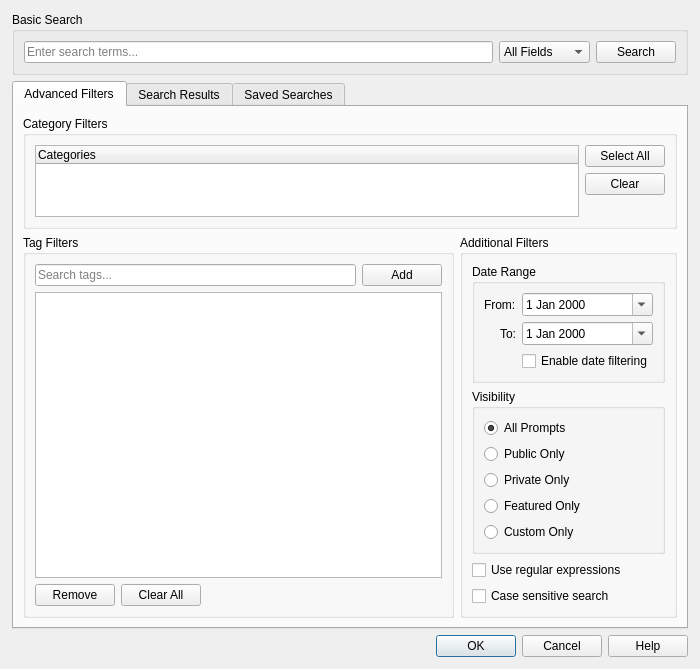
<?xml version="1.0" encoding="UTF-8"?>
<ui version="4.0">
 <class>SearchDialog</class>
 <widget class="QDialog" name="SearchDialog">
  <property name="geometry">
   <rect>
    <x>0</x>
    <y>0</y>
    <width>700</width>
    <height>500</height>
   </rect>
  </property>
  <property name="windowTitle">
   <string>Advanced Search</string>
  </property>
  <property name="focusPolicy">
   <enum>Qt::StrongFocus</enum>
  </property>
  <layout class="QVBoxLayout" name="verticalLayout">
   <property name="spacing">
    <number>6</number>
   </property>
   <property name="leftMargin">
    <number>12</number>
   </property>
   <property name="topMargin">
    <number>12</number>
   </property>
   <property name="rightMargin">
    <number>12</number>
   </property>
   <property name="bottomMargin">
    <number>12</number>
   </property>
   <item>
    <widget class="QGroupBox" name="basicSearchGroupBox">
     <property name="title">
      <string>Basic Search</string>
     </property>
     <layout class="QVBoxLayout" name="verticalLayout_2">
      <item>
       <layout class="QHBoxLayout" name="searchBarLayout">
        <item>
         <widget class="QLineEdit" name="searchLineEdit">
          <property name="placeholderText">
           <string>Enter search terms...</string>
          </property>
          <property name="clearButtonEnabled">
           <bool>true</bool>
          </property>
         </widget>
        </item>
        <item>
         <widget class="QComboBox" name="searchFieldComboBox">
          <item>
           <property name="text">
            <string>All Fields</string>
           </property>
          </item>
          <item>
           <property name="text">
            <string>Title</string>
           </property>
          </item>
          <item>
           <property name="text">
            <string>Content</string>
           </property>
          </item>
          <item>
           <property name="text">
            <string>Description</string>
           </property>
          </item>
          <item>
           <property name="text">
            <string>Tags</string>
           </property>
          </item>
         </widget>
        </item>
        <item>
         <widget class="QPushButton" name="searchButton">
          <property name="text">
           <string>Search</string>
          </property>
          <property name="icon">
           <iconset>
            <normaloff>:/icons/search.png</normaloff>:/icons/search.png</iconset>
          </property>
          <property name="shortcut">
           <string>Ctrl+F</string>
          </property>
         </widget>
        </item>
       </layout>
      </item>
     </layout>
    </widget>
   </item>
   <item>
    <widget class="QTabWidget" name="searchTabWidget">
     <property name="currentIndex">
      <number>0</number>
     </property>
     <widget class="QWidget" name="filtersTab">
      <attribute name="title">
       <string>Advanced Filters</string>
      </attribute>
      <layout class="QVBoxLayout" name="verticalLayout_3">
       <item>
        <widget class="QGroupBox" name="categoryFilterGroupBox">
         <property name="title">
          <string>Category Filters</string>
         </property>
         <layout class="QHBoxLayout" name="horizontalLayout_2">
          <item>
           <widget class="QTreeWidget" name="categoryTreeWidget">
            <property name="selectionMode">
             <enum>QAbstractItemView::MultiSelection</enum>
            </property>
            <column>
             <property name="text">
              <string>Categories</string>
             </property>
            </column>
           </widget>
          </item>
          <item>
           <layout class="QVBoxLayout" name="categoryButtonsLayout">
            <item>
             <widget class="QPushButton" name="selectAllCategoriesButton">
              <property name="text">
               <string>Select All</string>
              </property>
             </widget>
            </item>
            <item>
             <widget class="QPushButton" name="clearCategoriesButton">
              <property name="text">
               <string>Clear</string>
              </property>
             </widget>
            </item>
            <item>
             <spacer name="verticalSpacer">
              <property name="orientation">
               <enum>Qt::Vertical</enum>
              </property>
              <property name="sizeHint" stdset="0">
               <size>
                <width>20</width>
                <height>40</height>
               </size>
              </property>
             </spacer>
            </item>
           </layout>
          </item>
         </layout>
        </widget>
       </item>
       <item>
        <layout class="QHBoxLayout" name="horizontalLayout">
         <item>
          <widget class="QGroupBox" name="tagsFilterGroupBox">
           <property name="title">
            <string>Tag Filters</string>
           </property>
           <layout class="QVBoxLayout" name="verticalLayout_5">
            <item>
             <layout class="QHBoxLayout" name="tagSearchLayout">
              <item>
               <widget class="QLineEdit" name="tagSearchLineEdit">
                <property name="placeholderText">
                 <string>Search tags...</string>
                </property>
                <property name="clearButtonEnabled">
                 <bool>true</bool>
                </property>
               </widget>
              </item>
              <item>
               <widget class="QPushButton" name="addTagButton">
                <property name="text">
                 <string>Add</string>
                </property>
                <property name="icon">
                 <iconset>
                  <normaloff>../resources/images/add.png</normaloff>../resources/images/add.png</iconset>
                </property>
               </widget>
              </item>
             </layout>
            </item>
            <item>
             <widget class="QListWidget" name="selectedTagsListWidget">
              <property name="selectionMode">
               <enum>QAbstractItemView::ExtendedSelection</enum>
              </property>
             </widget>
            </item>
            <item>
             <layout class="QHBoxLayout" name="tagButtonsLayout">
              <item>
               <widget class="QPushButton" name="removeTagButton">
                <property name="text">
                 <string>Remove</string>
                </property>
                <property name="icon">
                 <iconset>
                  <normaloff>../resources/images/remove.png</normaloff>../resources/images/remove.png</iconset>
                </property>
               </widget>
              </item>
              <item>
               <widget class="QPushButton" name="clearTagsButton">
                <property name="text">
                 <string>Clear All</string>
                </property>
               </widget>
              </item>
              <item>
               <spacer name="horizontalSpacer_2">
                <property name="orientation">
                 <enum>Qt::Horizontal</enum>
                </property>
                <property name="sizeHint" stdset="0">
                 <size>
                  <width>40</width>
                  <height>20</height>
                 </size>
                </property>
               </spacer>
              </item>
             </layout>
            </item>
           </layout>
          </widget>
         </item>
         <item>
          <widget class="QGroupBox" name="additionalFiltersGroupBox">
           <property name="title">
            <string>Additional Filters</string>
           </property>
           <layout class="QVBoxLayout" name="verticalLayout_4">
            <item>
             <widget class="QGroupBox" name="dateFilterGroupBox">
              <property name="title">
               <string>Date Range</string>
              </property>
              <layout class="QFormLayout" name="formLayout">
               <property name="labelAlignment">
                <set>Qt::AlignRight|Qt::AlignTrailing|Qt::AlignVCenter</set>
               </property>
               <item row="0" column="0">
                <widget class="QLabel" name="fromDateLabel">
                 <property name="text">
                  <string>From:</string>
                 </property>
                 <property name="buddy">
                  <cstring>fromDateEdit</cstring>
                 </property>
                </widget>
               </item>
               <item row="0" column="1">
                <widget class="QDateEdit" name="fromDateEdit">
                 <property name="calendarPopup">
                  <bool>true</bool>
                 </property>
                </widget>
               </item>
               <item row="1" column="0">
                <widget class="QLabel" name="toDateLabel">
                 <property name="text">
                  <string>To:</string>
                 </property>
                 <property name="buddy">
                  <cstring>toDateEdit</cstring>
                 </property>
                </widget>
               </item>
               <item row="1" column="1">
                <widget class="QDateEdit" name="toDateEdit">
                 <property name="calendarPopup">
                  <bool>true</bool>
                 </property>
                </widget>
               </item>
               <item row="2" column="1">
                <widget class="QCheckBox" name="enableDateFilterCheckBox">
                 <property name="text">
                  <string>Enable date filtering</string>
                 </property>
                </widget>
               </item>
              </layout>
             </widget>
            </item>
            <item>
             <widget class="QGroupBox" name="visibilityGroupBox">
              <property name="title">
               <string>Visibility</string>
              </property>
              <layout class="QVBoxLayout" name="verticalLayout_6">
               <item>
                <widget class="QRadioButton" name="allPromptsRadioButton">
                 <property name="text">
                  <string>All Prompts</string>
                 </property>
                 <property name="checked">
                  <bool>true</bool>
                 </property>
                </widget>
               </item>
               <item>
                <widget class="QRadioButton" name="publicOnlyRadioButton">
                 <property name="text">
                  <string>Public Only</string>
                 </property>
                </widget>
               </item>
               <item>
                <widget class="QRadioButton" name="privateOnlyRadioButton">
                 <property name="text">
                  <string>Private Only</string>
                 </property>
                </widget>
               </item>
               <item>
                <widget class="QRadioButton" name="featuredOnlyRadioButton">
                 <property name="text">
                  <string>Featured Only</string>
                 </property>
                </widget>
               </item>
               <item>
                <widget class="QRadioButton" name="customOnlyRadioButton">
                 <property name="text">
                  <string>Custom Only</string>
                 </property>
                </widget>
               </item>
              </layout>
             </widget>
            </item>
            <item>
             <widget class="QCheckBox" name="useRegexCheckBox">
              <property name="text">
               <string>Use regular expressions</string>
              </property>
             </widget>
            </item>
            <item>
             <widget class="QCheckBox" name="caseSensitiveCheckBox">
              <property name="text">
               <string>Case sensitive search</string>
              </property>
             </widget>
            </item>
            <item>
             <spacer name="verticalSpacer_2">
              <property name="orientation">
               <enum>Qt::Vertical</enum>
              </property>
              <property name="sizeHint" stdset="0">
               <size>
                <width>20</width>
                <height>40</height>
               </size>
              </property>
             </spacer>
            </item>
           </layout>
          </widget>
         </item>
        </layout>
       </item>
      </layout>
     </widget>
     <widget class="QWidget" name="resultsTab">
      <attribute name="title">
       <string>Search Results</string>
      </attribute>
      <layout class="QVBoxLayout" name="verticalLayout_7">
       <item>
        <widget class="QTableWidget" name="resultsTableWidget">
         <property name="alternatingRowColors">
          <bool>true</bool>
         </property>
         <property name="selectionMode">
          <enum>QAbstractItemView::ExtendedSelection</enum>
         </property>
         <property name="selectionBehavior">
          <enum>QAbstractItemView::SelectRows</enum>
         </property>
         <property name="sortingEnabled">
          <bool>true</bool>
         </property>
         <attribute name="horizontalHeaderStretchLastSection">
          <bool>true</bool>
         </attribute>
         <column>
          <property name="text">
           <string>ID</string>
          </property>
         </column>
         <column>
          <property name="text">
           <string>Title</string>
          </property>
         </column>
         <column>
          <property name="text">
           <string>Category</string>
          </property>
         </column>
         <column>
          <property name="text">
           <string>Tags</string>
          </property>
         </column>
         <column>
          <property name="text">
           <string>Created</string>
          </property>
         </column>
         <column>
          <property name="text">
           <string>Modified</string>
          </property>
         </column>
        </widget>
       </item>
       <item>
        <layout class="QHBoxLayout" name="resultsButtonsLayout">
         <item>
          <widget class="QLabel" name="resultCountLabel">
           <property name="text">
            <string>0 results found</string>
           </property>
          </widget>
         </item>
         <item>
          <widget class="QPushButton" name="exportResultsButton">
           <property name="text">
            <string>Export Results</string>
           </property>
           <property name="icon">
            <iconset>
             <normaloff>../resources/images/export.png</normaloff>../resources/images/export.png</iconset>
           </property>
          </widget>
         </item>
         <item>
          <spacer name="horizontalSpacer">
           <property name="orientation">
            <enum>Qt::Horizontal</enum>
           </property>
           <property name="sizeHint" stdset="0">
            <size>
             <width>40</width>
             <height>20</height>
            </size>
           </property>
          </spacer>
         </item>
        </layout>
       </item>
      </layout>
     </widget>
     <widget class="QWidget" name="savedSearchesTab">
      <attribute name="title">
       <string>Saved Searches</string>
      </attribute>
      <layout class="QVBoxLayout" name="verticalLayout_8">
       <item>
        <widget class="QListWidget" name="savedSearchesListWidget"/>
       </item>
       <item>
        <layout class="QHBoxLayout" name="savedSearchesButtonsLayout">
         <item>
          <widget class="QPushButton" name="saveCurrentSearchButton">
           <property name="text">
            <string>Save Current Search</string>
           </property>
           <property name="icon">
            <iconset>
             <normaloff>../resources/images/save.png</normaloff>../resources/images/save.png</iconset>
           </property>
          </widget>
         </item>
         <item>
          <widget class="QPushButton" name="loadSearchButton">
           <property name="text">
            <string>Load Selected</string>
           </property>
           <property name="icon">
            <iconset>
             <normaloff>../resources/images/load.png</normaloff>../resources/images/load.png</iconset>
           </property>
          </widget>
         </item>
         <item>
          <widget class="QPushButton" name="deleteSearchButton">
           <property name="text">
            <string>Delete</string>
           </property>
           <property name="icon">
            <iconset>
             <normaloff>../resources/images/delete.png</normaloff>../resources/images/delete.png</iconset>
           </property>
          </widget>
         </item>
         <item>
          <spacer name="horizontalSpacer_3">
           <property name="orientation">
            <enum>Qt::Horizontal</enum>
           </property>
           <property name="sizeHint" stdset="0">
            <size>
             <width>40</width>
             <height>20</height>
            </size>
           </property>
          </spacer>
         </item>
        </layout>
       </item>
      </layout>
     </widget>
    </widget>
   </item>
   <item>
    <widget class="QDialogButtonBox" name="buttonBox">
     <property name="orientation">
      <enum>Qt::Horizontal</enum>
     </property>
     <property name="standardButtons">
      <set>QDialogButtonBox::Cancel|QDialogButtonBox::Help|QDialogButtonBox::Ok</set>
     </property>
    </widget>
   </item>
  </layout>
 </widget>
 <tabstops>
  <tabstop>searchLineEdit</tabstop>
  <tabstop>searchFieldComboBox</tabstop>
  <tabstop>searchButton</tabstop>
  <tabstop>searchTabWidget</tabstop>
  <tabstop>categoryTreeWidget</tabstop>
  <tabstop>selectAllCategoriesButton</tabstop>
  <tabstop>clearCategoriesButton</tabstop>
  <tabstop>tagSearchLineEdit</tabstop>
  <tabstop>addTagButton</tabstop>
  <tabstop>selectedTagsListWidget</tabstop>
  <tabstop>removeTagButton</tabstop>
  <tabstop>clearTagsButton</tabstop>
  <tabstop>fromDateEdit</tabstop>
  <tabstop>toDateEdit</tabstop>
  <tabstop>enableDateFilterCheckBox</tabstop>
  <tabstop>allPromptsRadioButton</tabstop>
  <tabstop>publicOnlyRadioButton</tabstop>
  <tabstop>privateOnlyRadioButton</tabstop>
  <tabstop>featuredOnlyRadioButton</tabstop>
  <tabstop>customOnlyRadioButton</tabstop>
  <tabstop>useRegexCheckBox</tabstop>
  <tabstop>caseSensitiveCheckBox</tabstop>
  <tabstop>resultsTableWidget</tabstop>
  <tabstop>exportResultsButton</tabstop>
  <tabstop>savedSearchesListWidget</tabstop>
  <tabstop>saveCurrentSearchButton</tabstop>
  <tabstop>loadSearchButton</tabstop>
  <tabstop>deleteSearchButton</tabstop>
 </tabstops>
 <resources/>
 <connections>
  <connection>
   <sender>buttonBox</sender>
   <signal>accepted()</signal>
   <receiver>SearchDialog</receiver>
   <slot>accept()</slot>
   <hints>
    <hint type="sourcelabel">
     <x>349</x>
     <y>479</y>
    </hint>
    <hint type="destinationlabel">
     <x>349</x>
     <y>249</y>
    </hint>
   </hints>
  </connection>
  <connection>
   <sender>buttonBox</sender>
   <signal>rejected()</signal>
   <receiver>SearchDialog</receiver>
   <slot>reject()</slot>
   <hints>
    <hint type="sourcelabel">
     <x>349</x>
     <y>479</y>
    </hint>
    <hint type="destinationlabel">
     <x>349</x>
     <y>249</y>
    </hint>
   </hints>
  </connection>
 </connections>
</ui> 
